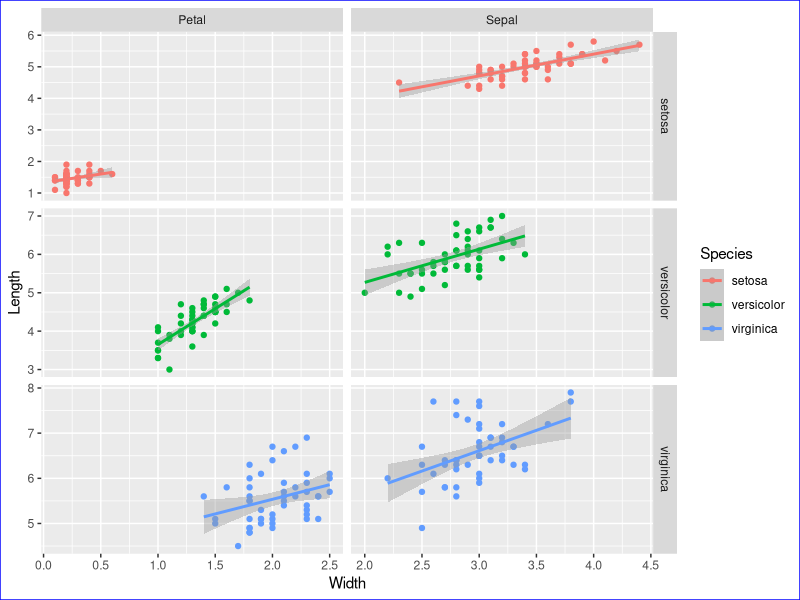

Source code (R):
## ---- chunk 1
library(ggplot2)
library(RColorBrewer)
library(reshape2)
## ---- chunk 2
data(iris)
head(iris)
## ---- chunk 3
iris$flower_id <- rownames(iris)
head(iris)
## ---- chunk 4
iris_melted <- melt(iris)
## ---- chunk 5
## Using Species, flower_id as id variables
head(iris)
## ---- chunk 6
split_variable <- strsplit(as.character(iris_melted$variable), split="\\.")
## ---- chunk 7
iris_melted$flower_part <- sapply(split_variable, "[", 1)
## ---- chunk 8
iris_melted$measurement_type <- sapply(split_variable, "[", 2)
## ---- chunk 9
iris_melted$variable <- NULL
## ---- chunk 10
iris_cast <- dcast(iris_melted, formula=flower_id+Species+flower_part~measurement_type)
head(iris_cast)
## ---- chunk 11
ggplot(data=iris_cast, colour=colors, aes(x=Width, y=Length, color=Species))+ # Add points and use free scales in the facet
  geom_point()+facet_grid(Species~flower_part, scale="free")+
  #' Adds a regression line
  geom_smooth(method="lm")+
  theme(plot.background = element_rect(colour="blue"))
